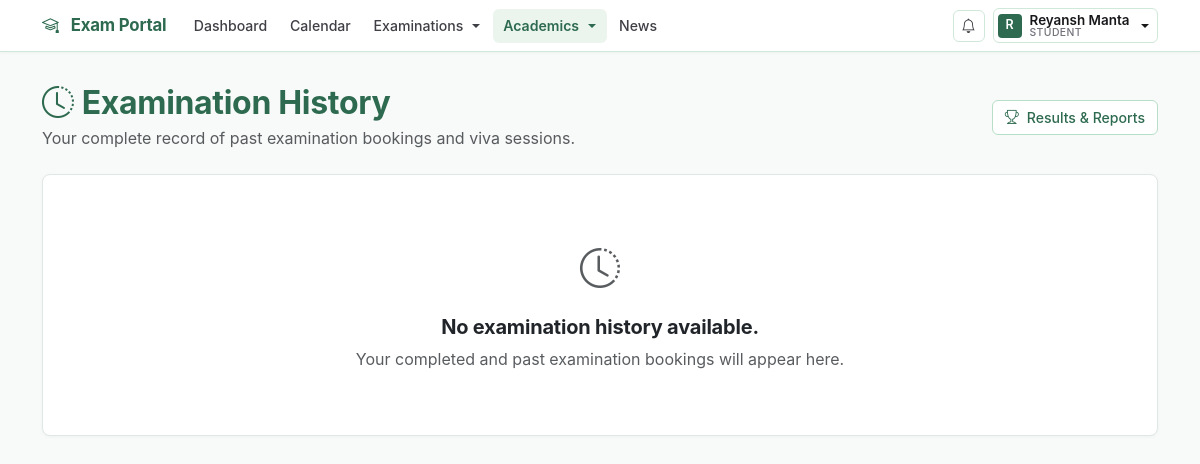
The page /student/history (signed in) on the database as committed earlier.
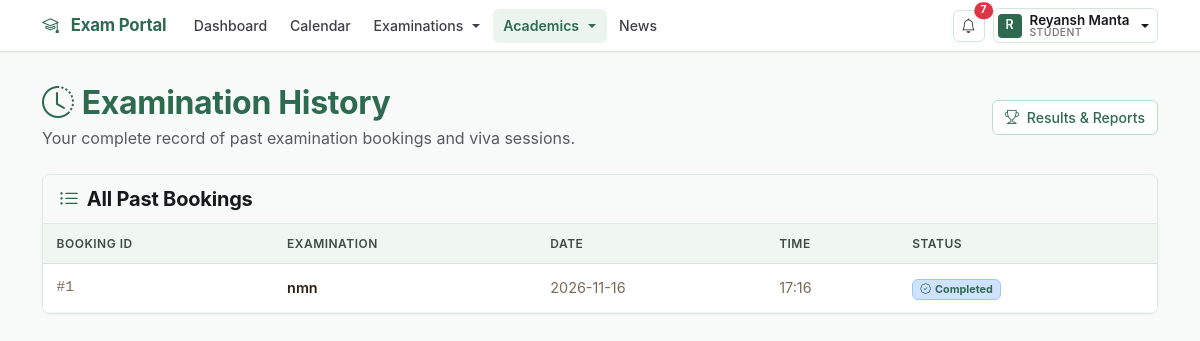
The same page on the database as committed later.
### models.py (models this page shows, shortened)
class Booking(db.Model):
    id = db.Column(db.Integer, primary_key=True)
    student_id = db.Column(
        db.Integer, db.ForeignKey("user.id"), nullable=False
    )
    slot_id = db.Column(
        db.Integer, db.ForeignKey("examination_slot.id"), nullable=False
    )
    status = db.Column(db.String(20), default="Booked")
    student = db.relationship("User", backref="bookings")
    slot = db.relationship("ExaminationSlot", backref="bookings")

class Examination(db.Model):
    id = db.Column(db.Integer, primary_key=True)
    name = db.Column(db.String(100), nullable=False)
    course_id = db.Column(
        db.Integer, db.ForeignKey("course.id"), nullable=False
    )
    status = db.Column(db.String(30), default="Draft")
    slot_creation_start = db.Column(db.String(30))
    slot_creation_end = db.Column(db.String(30))
    booking_start = db.Column(db.String(30))
    booking_end = db.Column(db.String(30))
    slot_creation_open = db.Column(db.Boolean, default=False)
    booking_open = db.Column(db.Boolean, default=False)
    course = db.relationship("Course", backref="examinations")

class ExaminationSlot(db.Model):
    id = db.Column(db.Integer, primary_key=True)
    examination_id = db.Column(
        db.Integer, db.ForeignKey("examination.id"), nullable=False
    )
    examiner_id = db.Column(
        db.Integer, db.ForeignKey("user.id"), nullable=False
    )
    date = db.Column(db.String(20), nullable=False)
    time = db.Column(db.String(20), nullable=False)
    capacity = db.Column(db.Integer, default=1)
    examination = db.relationship("Examination", backref="slots")
    examiner = db.relationship("User", backref="assigned_slots")

### routes/student.py (the view)
    @app.route("/student/history")
    @role_required("Student")
    def student_history():
        bookings = Booking.query.filter_by(
            student_id=session["user_id"]
        ).all()
        history_bookings = []
        for booking in bookings:
            if booking.status in ["Completed", "Cancelled"]:
                history_bookings.append(booking)
            elif booking.slot.date < date.today().isoformat():
                history_bookings.append(booking)
        return render_template(
            "student_history.html",
            bookings=history_bookings
        )

### app.py (called while the page is built)
@app.context_processor
def inject_global_data():
    unread_count = 0
    if "user_id" in session:
        unread_count = Notification.query.filter_by(
            user_id=session["user_id"],
            is_read=False,
        ).count()
    return {"unread_notifications_count": unread_count}

### helpers.py (called while the page is built)
def role_required(required_role):
    def decorator(fn):
        @wraps(fn)
        def wrapper(*args, **kwargs):
            if "user_id" not in session:
                return redirect(url_for("login"))
            user = User.query.get(session["user_id"])
            if not user or not user.is_active:
                session.clear()
                return redirect(url_for("login"))
            if user.role != required_role:
                abort(403)
            if user.role == "Examiner" and not user.is_approved:
                session.clear()
                return redirect(url_for("login"))
            return fn(*args, **kwargs)
        return wrapper
    return decorator

### templates/student_history.html (shortened to what the changed rows need)
{% extends "base.html" %}
{% block content %}
<div class="container mt-4">
    <div class="d-flex justify-content-between align-items-center mb-4">
        <div>
            <h2 class="fw-bold mb-1" style="color: var(--color-primary);">
                <i class="bi bi-clock-history me-2" style="color: var(--color-accent);"></i>Examination History
            </h2>
        </div>
    </div>
    {% if bookings %}
    <div class="card shadow-sm">
        <div class="warm-card-header">
            <h5 class="mb-0 fw-bold" style="color: var(--color-text);">
                <i class="bi bi-list-ul me-2" style="color: var(--color-accent);"></i>All Past Bookings
            </h5>
        </div>
        <div class="card-body p-0">
            <div class="table-responsive">
                <table class="table table-hover align-middle mb-0">
                    <thead class="warm-thead">
                        <tr>
                            <th>Booking ID</th>
                            <th>Examination</th>
                            <th>Date</th>
                            <th>Time</th>
                            <th>Status</th>
                        </tr>
                    </thead>
                    <tbody>
                        {% for booking in bookings %}
                        <tr>
                            <td style="color:#7a6a57; font-family:monospace;">#{{ booking.id }}</td>
                            <td class="fw-semibold" style="color:#2c1f10;">{{ booking.slot.examination.name }}</td>
                            <td style="color:#7a6a57;">{{ booking.slot.date }}</td>
                            <td style="color:#7a6a57;">{{ booking.slot.time }}</td>
                            <td>
                                {% if booking.status == 'Confirmed' %}
                                    <span class="badge bg-success-subtle text-success border border-success-subtle">
                                        <i class="bi bi-check-circle me-1"></i>{{ booking.status }}
                                    </span>
                                {% elif booking.status == 'Cancelled' %}
                                    <span class="badge bg-danger-subtle text-danger border border-danger-subtle">
                                        <i class="bi bi-x-circle me-1"></i>{{ booking.status }}
                                    </span>
                                {% elif booking.status == 'Completed' %}
                                    <span class="badge bg-primary-subtle text-primary border border-primary-subtle">
                                        <i class="bi bi-patch-check me-1"></i>{{ booking.status }}
                                    </span>
                                {% elif booking.status == 'Pending' %}
                                    <span class="badge bg-warning-subtle text-warning border border-warning-subtle">
                                        <i class="bi bi-hourglass-split me-1"></i>{{ booking.status }}
                                    </span>
                                {% else %}
                                    <span class="badge bg-light text-dark border">
                                        {{ booking.status }}
                                    </span>
                                {% endif %}
                            </td>
                        </tr>
                        {% endfor %}
                    </tbody>
                </table>
            </div>
        </div>
    </div>
    {% else %}
    <div class="card text-center py-5">
        <div class="card-body">
            <i class="bi bi-clock-history fs-1 d-block mb-3 text-muted"></i>
            <h5 class="text-dark fw-bold">No examination history available.</h5>
            <p class="text-muted mb-0">Your completed and past examination bookings will appear here.</p>
        </div>
    </div>
    {% endif %}
</div>
{% endblock %}

### templates/base.html (shortened to what the changed rows need)
<!DOCTYPE html>
<html lang="en">
<head>
    <link href="https://cdn.jsdelivr.net/npm/bootstrap@5.3.3/dist/css/bootstrap.min.css" rel="stylesheet">
    <link href="https://cdn.jsdelivr.net/npm/bootstrap-icons@1.11.3/font/bootstrap-icons.min.css" rel="stylesheet">
</head>
<body>
    <nav class="navbar navbar-expand-lg fixed-top site-navbar">
        <div class="container">
            <div class="collapse navbar-collapse" id="navbarNav">
                {% if session.get("user_id") %}
                    <div class="d-flex align-items-center gap-2 ms-auto flex-shrink-0 mt-3 mt-lg-0">
                        <a href="{{ url_for('notifications_view') }}" class="btn-nav-bell position-relative" title="Notifications">
                            <i class="bi bi-bell"></i>
                            {% if unread_notifications_count and unread_notifications_count > 0 %}
                            <span class="position-absolute top-0 start-100 translate-middle badge rounded-pill bg-danger" style="font-size: 0.65rem;">
                                {{ unread_notifications_count }}
                            </span>
                            {% endif %}
                        </a>
                    </div>
                {% else %}
                    <div class="d-flex gap-2 ms-auto flex-shrink-0 mt-3 mt-lg-0">
                        <a href="{{ url_for('login') }}" class="btn-nav-outline">Sign In</a>
                        <a href="{{ url_for('register') }}" class="btn btn-primary btn-sm px-3">Register</a>
                    </div>
                {% endif %}
            </div>
        </div>
    </nav>
    <main class="pb-4">
        {% block content %}{% endblock %}
    </main>
</body>
</html>

Rows that differ between the two databases and show on the page:
added Booking: id "1", slot.examination.name "nmn", slot "2026-11-16", slot.time "17:16", status "Completed"
Other text that changed with them:
{{ unread_notifications_count }}: (not shown) → "7"
text no longer shown: "No examination history available. Your completed and past examination bookings will appear here."
text now shown: "All Past Bookings BOOKING ID EXAMINATION DATE TIME STATUS"
